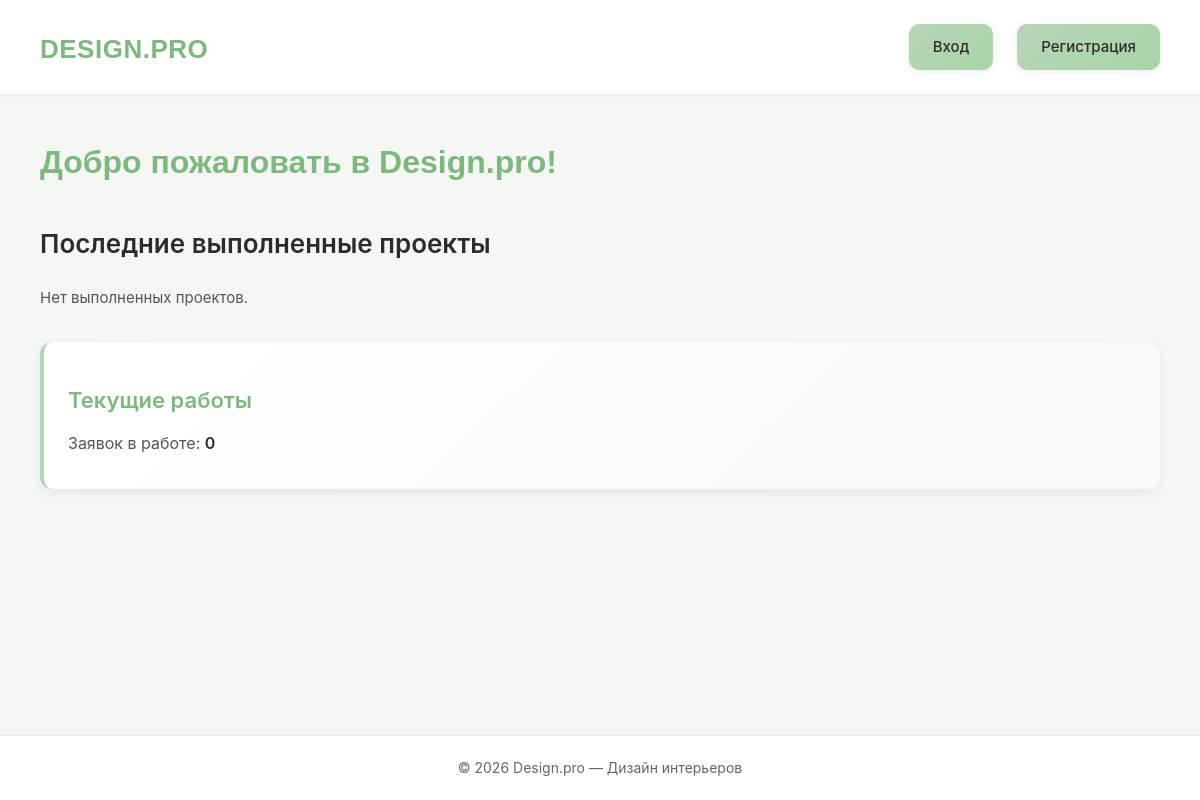
/, run on an earlier commit of the app's database.
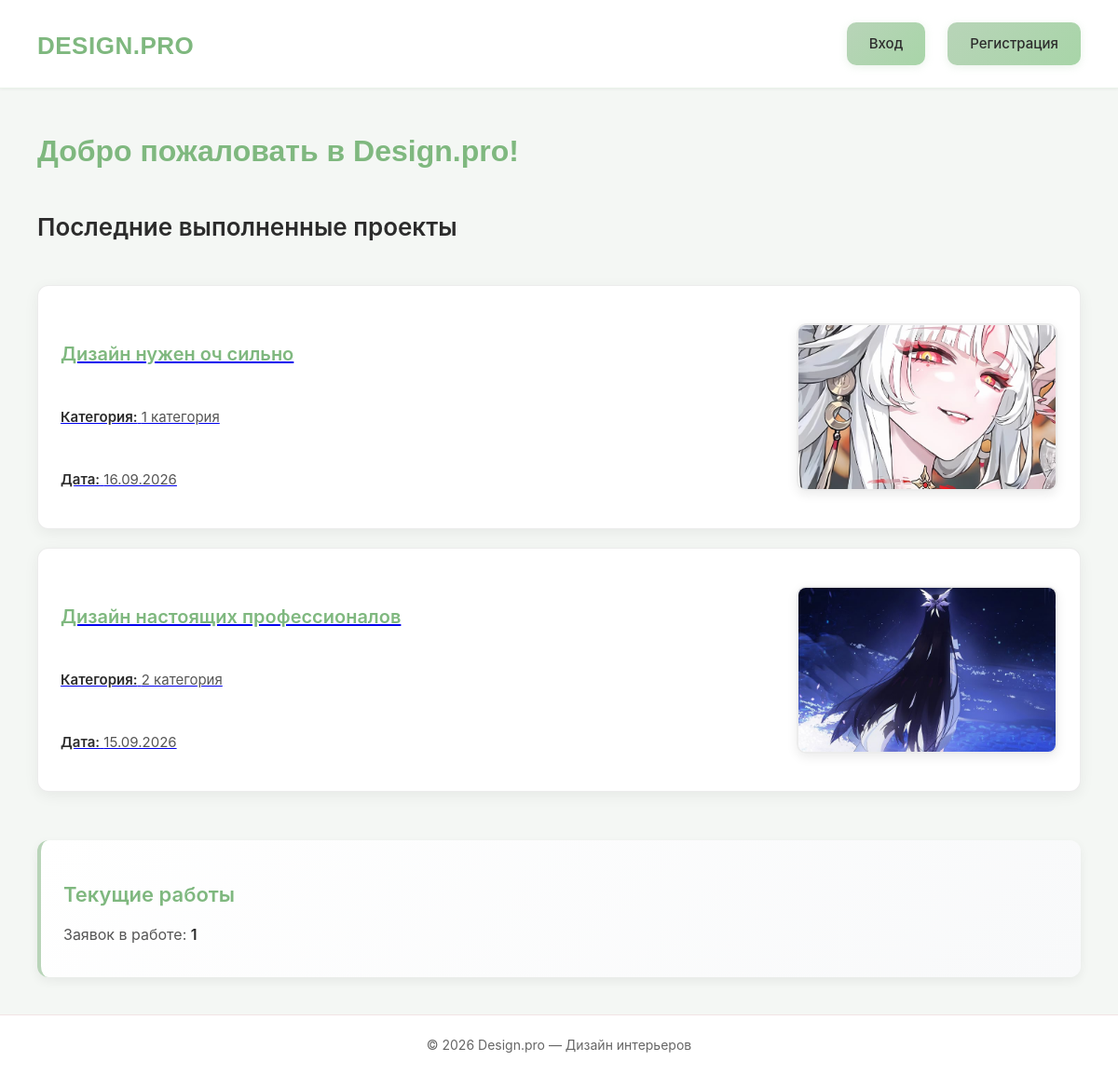
And on a later commit of the database.
### catalog/models.py (models this page shows, shortened)
class DesignRequest(models.Model):
    STATUS_CHOICES = (
        ('new', _('Новая')),
        ('in_progress', _('Принято в работу')),
        ('completed', _('Выполнено')),
    )
    title = models.CharField(max_length=200, verbose_name=_('Название'))
    description = models.TextField(
        max_length=1000,
        verbose_name=_('Описание'),
        help_text=_('Опишите помещение и пожелания по дизайну')
    )
    client = models.ForeignKey(
        CustomUser,
        on_delete=models.CASCADE,
        verbose_name=_('Клиент'),
        related_name='design_requests'
    )
    category = models.ForeignKey(
        Category,
        on_delete=models.CASCADE,
        verbose_name=_('Категория')
    )
    status = models.CharField(
        max_length=20,
        choices=STATUS_CHOICES,
        default='new',
        verbose_name=_('Статус')
    )
    plan_image = models.ImageField(
        upload_to='plans/%Y/%m/%d/',
        verbose_name=_('План помещения'),
        validators=[validate_image_file]
    )
    design_image = models.ImageField(
        upload_to='designs/%Y/%m/%d/',
        verbose_name=_('Готовый дизайн'),
        blank=True,
        null=True,
        validators=[validate_image_file]
    )
    admin_comment = models.TextField(
        verbose_name=_('Комментарий администратора'),
        blank=True
    )
    created_at = models.DateTimeField(auto_now_add=True, verbose_name=_('Дата создания'))
    updated_at = models.DateTimeField(auto_now=True, verbose_name=_('Дата обновления'))
    id = models.UUIDField(
        primary_key=True,
        default=uuid.uuid4,
        editable=False,
        verbose_name=_('Уникальный ID заявки')
    )
    class Meta:
        ordering = ['-created_at']
        verbose_name = _('Заявка')
        verbose_name_plural = _('Заявки')
        permissions = (
            ("can_change_status", _("Может изменять статус заявки")),
            ("can_view_all", _("Может просматривать все заявки")),
        )

class Category(models.Model):
    name = models.CharField(
        max_length=200,
        verbose_name=_('Название категории'),
        help_text=_("Например: 3D-дизайн, Эскиз и т.д.")
    )
    class Meta:
        verbose_name = _('Категория')
        verbose_name_plural = _('Категории')

### catalog/views.py (the view)
# urls.py: path('', views.home, name='home'),
def home(request):
    completed_requests = DesignRequest.objects.filter(status='completed').order_by('-created_at')[:4]
    in_progress_count = DesignRequest.objects.filter(status='in_progress').count()
    return render(request, 'catalog/index.html', {
        'completed_requests': completed_requests,
        'in_progress_count': in_progress_count
    })

### catalog/templates/catalog/index.html (shortened to what this page needs)
{% extends "base_generic.html" %}
{% block content %}
<h1>Добро пожаловать в Design.pro!</h1>
<h2>Последние выполненные проекты</h2>
{% if completed_requests %}
    <div class="projects">
        {% for req in completed_requests %}
          <a href="{% url 'request-detail' req.pk %}" class="project-link">
            <div class="project">
                <h3>{{ req.title }}</h3>
                <p><strong>Категория:</strong> {{ req.category.name }}</p>
                <p><strong>Дата:</strong> {{ req.created_at|date:"d.m.Y" }}</p>
                {% if req.design_image %}
                    <img src="{{ req.design_image.url }}" alt="Дизайн" class="project-image">
                {% endif %}
            </div>
          </a>
        {% endfor %}
    </div>
{% else %}
    <p>Нет выполненных проектов.</p>
{% endif %}
<div class="stats">
    <h3>Текущие работы</h3>
    <p>Заявок в работе: <strong>{{ in_progress_count }}</strong></p>
</div>
{% endblock %}

### catalog/templates/base_generic.html (shortened to what this page needs)
<!DOCTYPE html>
<html lang="ru">
<head>
    {% load static %}
    <link rel="stylesheet" href="{% static 'css/style.css' %}">
</head>
<body>
    <header class="site-header">
        <h1 class="site-title">
            <a href="{% url 'home' %}">Design.pro</a>
        </h1>
        <nav class="main-nav">
            {% if user.is_authenticated %}
                <span class="greeting">Привет, {{ user.full_name|default:user.username }}!
                    <a href="{% url 'profile' %}">Профиль</a>
                </span>
                {% if user.is_staff %}
                    <a href="{% url 'admin:index' %}">Админ</a>
                {% endif %}
                <a href="{% url 'logout' %}" class="btn">Выход</a>
            {% else %}
                <a href="{% url 'login' %}" class="btn">Вход</a>
                <a href="{% url 'register' %}" class="btn">Регистрация</a>
            {% endif %}
        </nav>
    </header>
    <main class="main-content">
        {% block content %}
        {% endblock %}
    </main>
    <footer class="site-footer">
        <p>&copy; 2026 Design.pro — Дизайн интерьеров</p>
    </footer>
</body>
</html>

### catalog/static/css/style.css (style rules this page uses)
* { margin: 0; padding: 0; box-sizing: border-box; }
body { font-family: 'Inter', -apple-system, BlinkMacSystemFont, 'Segoe UI', sans-serif; background-color: #f4f7f4; color: #2c2c2c; line-height: 1.7; min-height: 100vh; display: flex; flex-direction: column; }
.site-header { background: rgba(255, 255, 255, 0.95); backdrop-filter: blur(10px); padding: 20px 40px; display: flex; justify-content: space-between; align-items: center; border-bottom: 1px solid rgba(184, 212, 184, 0.3); box-shadow: 0 1px 3px rgba(0, 0, 0, 0.05); position: sticky; top: 0; z-index: 100; }
.site-title a { color: #7fb87f; text-decoration: none; font-size: 26px; font-weight: 700; letter-spacing: 0.5px; text-transform: uppercase; font-family: 'Montserrat', sans-serif; }
.main-nav { display: flex; gap: 24px; align-items: center; }
.main-nav a, .greeting { color: #2c2c2c; text-decoration: none; font-size: 15px; font-weight: 500; transition: color 0.3s; }
.btn { background: linear-gradient(135deg, #b8d4b8 0%, #a8d5a8 100%); color: #2c2c2c; padding: 10px 24px; border-radius: 10px; text-decoration: none; font-weight: 600; transition: all 0.3s; box-shadow: 0 2px 8px rgba(184, 212, 184, 0.3); display: inline-block; }
.main-content { flex: 1; padding: 40px; max-width: 1200px; margin: 0 auto; width: 100%; }
.site-footer { background-color: #ffffff; padding: 20px 40px; text-align: center; border-top: 1px solid rgba(212, 165, 165, 0.3); margin-top: auto; }
.site-footer p { color: #666666; font-size: 14px; }
.main-content h1 { font-size: 32px; margin-bottom: 24px; color: #7fb87f; font-weight: 700; font-family: 'Montserrat', sans-serif; }
.main-content p { font-size: 15px; margin-bottom: 12px; color: #555; line-height: 1.6; }
.request-image, .main-content img { max-width: 600px; max-height: 400px; border-radius: 10px; border: 2px solid rgba(232, 232, 232, 0.8); box-shadow: 0 4px 12px rgba(0, 0, 0, 0.08); display: block; margin: 16px 0; }
.main-content h3, .section-title { font-size: 20px; margin: 20px 0 12px 0; color: #7fb87f; font-weight: 600; }
.main-content p strong, .main-content strong { color: #2c2c2c; font-weight: 600; }
.main-content h2 { font-size: 26px; margin: 32px 0 20px 0; color: #2c2c2c; font-weight: 600; }
.projects { display: flex; flex-direction: column; gap: 20px; padding: 20px 0; }
.project { background-color: #ffffff; padding: 24px; border: 1px solid rgba(232, 232, 232, 0.8); border-radius: 12px; box-shadow: 0 4px 16px rgba(0, 0, 0, 0.06); transition: all 0.3s; display: grid; grid-template-columns: 1fr 280px; grid-template-rows: auto auto auto; gap: 12px 24px; align-items: center; overflow: hidden; }
.project h3 { grid-column: 1; grid-row: 1; font-size: 20px; margin-bottom: 0; color: #7fb87f; font-weight: 600; line-height: 1.3; }
.project p { grid-column: 1; font-size: 15px; margin-bottom: 0; color: #555; line-height: 1.5; }
.project p:nth-of-type(1) { grid-row: 2; }
.project p:nth-of-type(2) { grid-row: 3; }
.project-image { grid-column: 2; grid-row: 1 / 4; width: 100%; height: 180px; object-fit: cover; display: block; border-radius: 8px; border: 2px solid rgba(232, 232, 232, 0.8); box-shadow: 0 2px 8px rgba(0, 0, 0, 0.08); }
.stats { margin-top: 32px; padding: 20px 24px; background: linear-gradient(135deg, #ffffff 0%, #f8f9fa 100%); border-radius: 12px; border-left: 4px solid #b8d4b8; box-shadow: 0 4px 12px rgba(0, 0, 0, 0.06); }
.stats h3 { font-size: 22px; margin-bottom: 12px; color: #7fb87f; font-weight: 600; }
.stats p { font-size: 16px; color: #555; }

What changed in the data, as far as the page shows it:
added DesignRequest: title "Дизайн нужен оч сильно", category.name "1 категория", created_at "16.09.2026", design_image (picture)
added DesignRequest: title "Дизайн настоящих профессионалов", category.name "2 категория", created_at "15.09.2026", design_image (picture)
Also different on the page:
{{ in_progress_count }}: "0" → "1"
text no longer shown: "Нет выполненных проектов."
